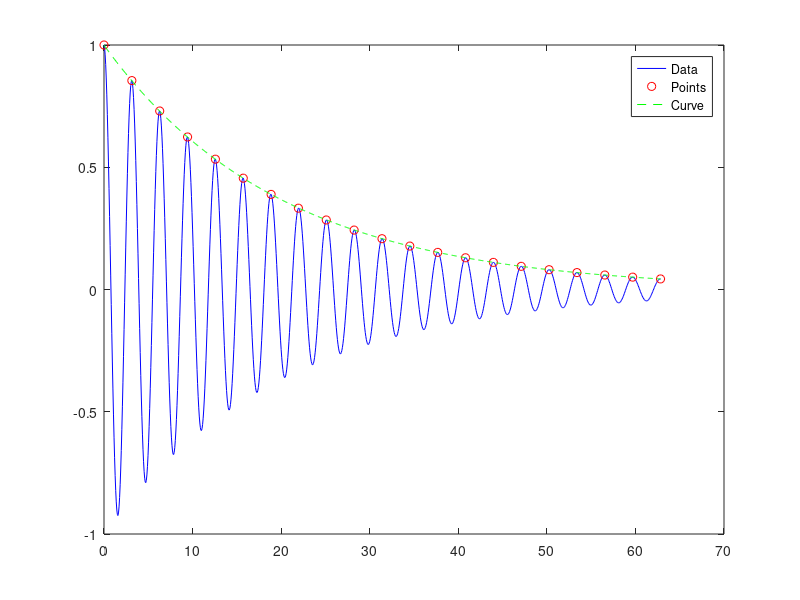

The MATLAB script that drew this image:
clf
clear all

% This is just example data
xData = linspace(0,20*pi,1000);
yData = cos(2*xData).*exp(-.05*xData);

% If we are only interested in a certain data range
rangeLow  = 0;
rangeHigh = 10000;

xCoords = [];
yCoords = [];

% Find the x,y coordinates for the oscillation peaks
yData    = yData(:);
upOrDown = sign(diff(yData));
maxFlags = [upOrDown(1)<0 ; diff(upOrDown)<0 ; upOrDown(end)>0];
maxIndices   = find(maxFlags);

for ii = 1:length(maxIndices)
    if (maxIndices(ii) > rangeLow) && (maxIndices(ii) < rangeHigh)
        xCoords = [xCoords xData(maxIndices(ii))];
        yCoords = [yCoords yData(maxIndices(ii))];
    end
end

% Calculate the optimal values of a and b
A = ones(length(xCoords),2);
Y = ones(length(xCoords),1);

% We take the log of the actual data (yCoords)
for ii = 1:length(xCoords)
    A(ii,2) = xCoords(ii);
    Y(ii,1) = log(yCoords(ii));
end

% After finding A and B, we know that a = exp(A) and b = B
p = A\Y;
a = exp(p(1));
b = p(2);

% We plug them into their function and plot away. Note that b < 0
curvePlot = a*exp(b*xData);

figure(1)
plot(xData,yData,'-b',xCoords,yCoords,'or',xData,curvePlot,'--g');
legend('Data','Points','Curve');